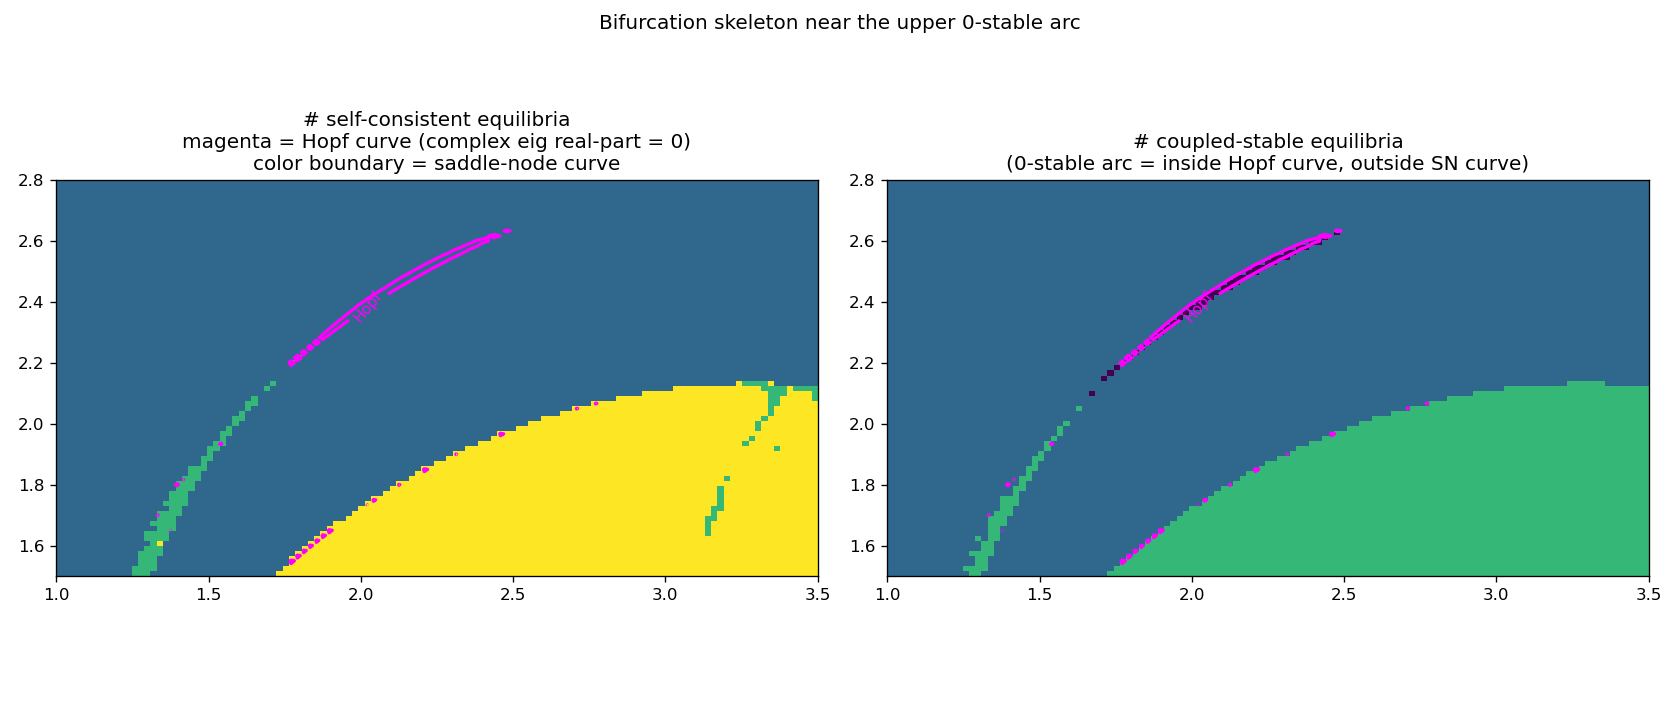

The script that saved this image:
"""Distinguish Hopf and SN curves cleanly.

For each cell, find all self-consistent equilibria. For each equilibrium,
compute the coupled 3x3 Jacobian eigenvalues. Track:
  - The MAXIMUM real-part across only the COMPLEX-PAIR eigenvalues (this is
    the Hopf-relevant indicator: it goes through 0 at a Hopf bifurcation).
  - Whether the equilibrium is a saddle (one purely real positive eigenvalue
    with the other two having negative real parts).
  - The number of equilibria (changes only across SN curves).

Then plot:
  - n_eqs map (yellow = 3, green = 2, blue = 1, purple = 0)
  - Hopf curve = level set of max_complex_re = 0, only over cells where the
    relevant eq is NOT a saddle (so we get the "true" Hopf curve, not the SN
    curve being misread).
  - n_stable map for reference.
"""
import os
import sys
sys.path.insert(0, os.path.dirname(
    os.path.dirname(os.path.abspath(__file__))))

import numpy as np
import matplotlib.pyplot as plt
from matplotlib.colors import BoundaryNorm
from scipy.optimize import brentq, root
from multiprocessing import Pool

import decision_model as model

target_locs = np.array([[4.33, 2.5], [4.33, -2.5]])
targets = model.Targets(locs=target_locs, geom_name='circle', r=0.5)
percep = model.PerceptionModel(targets, (0, 0), 0,
                               neural_weight='vonmises',
                               neural_angle='integral')
percep.k = 0.55
nbm = model.NeuralBandModel(percep)
K = nbm.K


def find_eqs(focal_loc, R_probe=0.5):
    theta = np.linspace(-np.pi, np.pi, 2001)
    im = np.array([nbm.dgamma_dt(gamma=R_probe + 0j, focal_angle=t,
                                 focal_loc=focal_loc).imag for t in theta])
    candidates = []
    for i in range(len(theta) - 1):
        if im[i] * im[i + 1] < 0:
            try:
                tc = brentq(lambda t: nbm.dgamma_dt(
                    gamma=R_probe + 0j, focal_angle=t,
                    focal_loc=focal_loc).imag, theta[i], theta[i + 1])
                candidates.append(tc)
            except ValueError:
                pass
    for extra in (0.0, np.pi, -np.pi):
        candidates.append(extra)
    eqs = []
    for tc in candidates:
        sol = root(nbm._self_consistent_eq, [tc, R_probe],
                   args=(focal_loc,), method='hybr', tol=1e-12)
        if not sol.success:
            continue
        teq = model.convert_angles(sol.x[0])
        Req = sol.x[1]
        if Req < 0.01 or Req > 1.0:
            continue
        residual = nbm.dgamma_dt(gamma=Req + 0j, focal_angle=teq,
                                 focal_loc=focal_loc)
        if abs(residual) > 1e-7:
            continue
        if any(abs(model.convert_angles(teq - e[0])) < 1e-3 for e in eqs):
            continue
        eqs.append((teq, Req))
    return eqs


def coupled_eigs(focal_loc, theta_eq, R_eq, h=1e-6):
    def rhs(y):
        gr, gi, th = y
        dg = nbm.dgamma_dt(gamma=gr + 1j * gi, focal_angle=th,
                           focal_loc=focal_loc)
        ego, R = nbm.convert_gamma(gr + 1j * gi)
        return np.array([dg.real, dg.imag, K * R * np.sin(ego)])
    y0 = np.array([R_eq, 0.0, theta_eq])
    J = np.zeros((3, 3))
    for k in range(3):
        yp = y0.copy(); yp[k] += h
        ym = y0.copy(); ym[k] -= h
        J[:, k] = (rhs(yp) - rhs(ym)) / (2 * h)
    return np.linalg.eigvals(J)


def cell_summary(args):
    """For each cell, return:
    - n_total: total self-consistent eqs
    - n_stable: coupled-stable count
    - hopf_indicator: max-Re of complex eigvals across non-saddle eqs (or NaN)
    - saddle_present: True if any eq has 1 real+ + 2 negative-real eigenvalues
    """
    key, x, y = args
    fl = np.array([x, y])
    eqs = find_eqs(fl)
    n_total = len(eqs)
    n_stable = 0
    hopf_re = -np.inf
    saddle = False
    for (teq, Req) in eqs:
        eigs = coupled_eigs(fl, teq, Req)
        max_re = float(np.max(np.real(eigs)))
        if max_re < -1e-8:
            n_stable += 1
        # Identify saddle: real eigvals only, exactly one positive
        real_mask = np.abs(np.imag(eigs)) < 1e-6
        if real_mask.all():
            n_pos = int(np.sum(np.real(eigs) > 1e-8))
            if n_pos == 1:
                saddle = True
        # Hopf indicator: max real part among COMPLEX eigvalues
        complex_mask = np.abs(np.imag(eigs)) > 1e-6
        if complex_mask.any():
            cre = float(np.max(np.real(eigs[complex_mask])))
            if cre > hopf_re:
                hopf_re = cre
    if not np.isfinite(hopf_re):
        hopf_re = np.nan
    return key, n_total, n_stable, hopf_re, saddle


if __name__ == "__main__":
    xlim = (1.0, 3.5)
    ylim = (1.5, 2.8)
    nx, ny = 121, 79
    xs = np.linspace(xlim[0], xlim[1], nx)
    ys = np.linspace(ylim[0], ylim[1], ny)
    args_list = [((j, i), xs[i], ys[j])
                 for j in range(ny) for i in range(nx)]
    print(f"Scanning {nx}x{ny}={nx*ny} cells (focused window)...")
    with Pool(10) as pool:
        results = pool.map(cell_summary, args_list)
    grid_n = np.zeros((ny, nx), dtype=int)
    grid_s = np.zeros((ny, nx), dtype=int)
    grid_hopf = np.full((ny, nx), np.nan)
    grid_sadd = np.zeros((ny, nx), dtype=bool)
    for (j, i), n, s, h, sd in results:
        grid_n[j, i] = n
        grid_s[j, i] = s
        grid_hopf[j, i] = h
        grid_sadd[j, i] = sd

    fig, axes = plt.subplots(1, 2, figsize=(14, 6))

    # Panel 1: # equilibria with overlaid Hopf curve from complex-eig contour
    nmax = max(grid_n.max(), 3)
    cmap_n = plt.get_cmap('viridis', nmax + 1)
    norm_n = BoundaryNorm(boundaries=np.arange(-0.5, nmax + 1.5),
                          ncolors=nmax + 1)
    axes[0].imshow(grid_n, origin='lower',
                   extent=[xlim[0], xlim[1], ylim[0], ylim[1]],
                   aspect='equal', interpolation='nearest',
                   cmap=cmap_n, norm=norm_n)
    cs1 = axes[0].contour(xs, ys, grid_hopf, levels=[0.0],
                          colors='magenta', linewidths=2)
    try:
        axes[0].clabel(cs1, inline=True, fmt='Hopf', fontsize=9)
    except Exception:
        pass
    targets.plot_targets_to_axis(axes[0])
    axes[0].set_title("# self-consistent equilibria\n"
                      "magenta = Hopf curve (complex eig real-part = 0)\n"
                      "color boundary = saddle-node curve")
    axes[0].set_xlim(xlim); axes[0].set_ylim(ylim)

    # Panel 2: # coupled-stable + Hopf
    nmax_s = max(grid_s.max(), 3)
    cmap_s = plt.get_cmap('viridis', nmax_s + 1)
    norm_s = BoundaryNorm(boundaries=np.arange(-0.5, nmax_s + 1.5),
                          ncolors=nmax_s + 1)
    axes[1].imshow(grid_s, origin='lower',
                   extent=[xlim[0], xlim[1], ylim[0], ylim[1]],
                   aspect='equal', interpolation='nearest',
                   cmap=cmap_s, norm=norm_s)
    cs2 = axes[1].contour(xs, ys, grid_hopf, levels=[0.0],
                          colors='magenta', linewidths=2)
    try:
        axes[1].clabel(cs2, inline=True, fmt='Hopf', fontsize=9)
    except Exception:
        pass
    targets.plot_targets_to_axis(axes[1])
    axes[1].set_title("# coupled-stable equilibria\n"
                      "(0-stable arc = inside Hopf curve, outside SN curve)")
    axes[1].set_xlim(xlim); axes[1].set_ylim(ylim)

    fig.suptitle("Bifurcation skeleton near the upper 0-stable arc")
    fig.tight_layout()
    fig.savefig("diagnostic_arc_skeleton.png", dpi=120)
    print("saved diagnostic_arc_skeleton.png")
